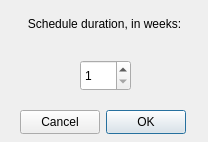
<?xml version="1.0" encoding="UTF-8"?>
<ui version="4.0">
 <class>createPlan_Length</class>
 <widget class="QDialog" name="createPlan_Length">
  <property name="geometry">
   <rect>
    <x>0</x>
    <y>0</y>
    <width>208</width>
    <height>142</height>
   </rect>
  </property>
  <property name="windowTitle">
   <string>Create Plan - Schedule Length</string>
  </property>
  <widget class="QPushButton" name="pushButton">
   <property name="geometry">
    <rect>
     <x>106</x>
     <y>110</y>
     <width>80</width>
     <height>24</height>
    </rect>
   </property>
   <property name="text">
    <string>OK</string>
   </property>
  </widget>
  <widget class="QLabel" name="label">
   <property name="geometry">
    <rect>
     <x>19</x>
     <y>9</y>
     <width>171</width>
     <height>31</height>
    </rect>
   </property>
   <property name="text">
    <string>&lt;html&gt;&lt;head/&gt;&lt;body&gt;&lt;p align=&quot;center&quot;&gt;Schedule duration, in weeks:&lt;/p&gt;&lt;/body&gt;&lt;/html&gt;</string>
   </property>
  </widget>
  <widget class="QPushButton" name="pushButton_2">
   <property name="geometry">
    <rect>
     <x>20</x>
     <y>110</y>
     <width>80</width>
     <height>24</height>
    </rect>
   </property>
   <property name="text">
    <string>Cancel</string>
   </property>
  </widget>
  <widget class="QSpinBox" name="spinBox">
   <property name="geometry">
    <rect>
     <x>80</x>
     <y>60</y>
     <width>51</width>
     <height>31</height>
    </rect>
   </property>
   <property name="accelerated">
    <bool>true</bool>
   </property>
   <property name="minimum">
    <number>1</number>
   </property>
   <property name="maximum">
    <number>52</number>
   </property>
   <property name="value">
    <number>1</number>
   </property>
  </widget>
 </widget>
 <resources/>
 <connections/>
</ui>
